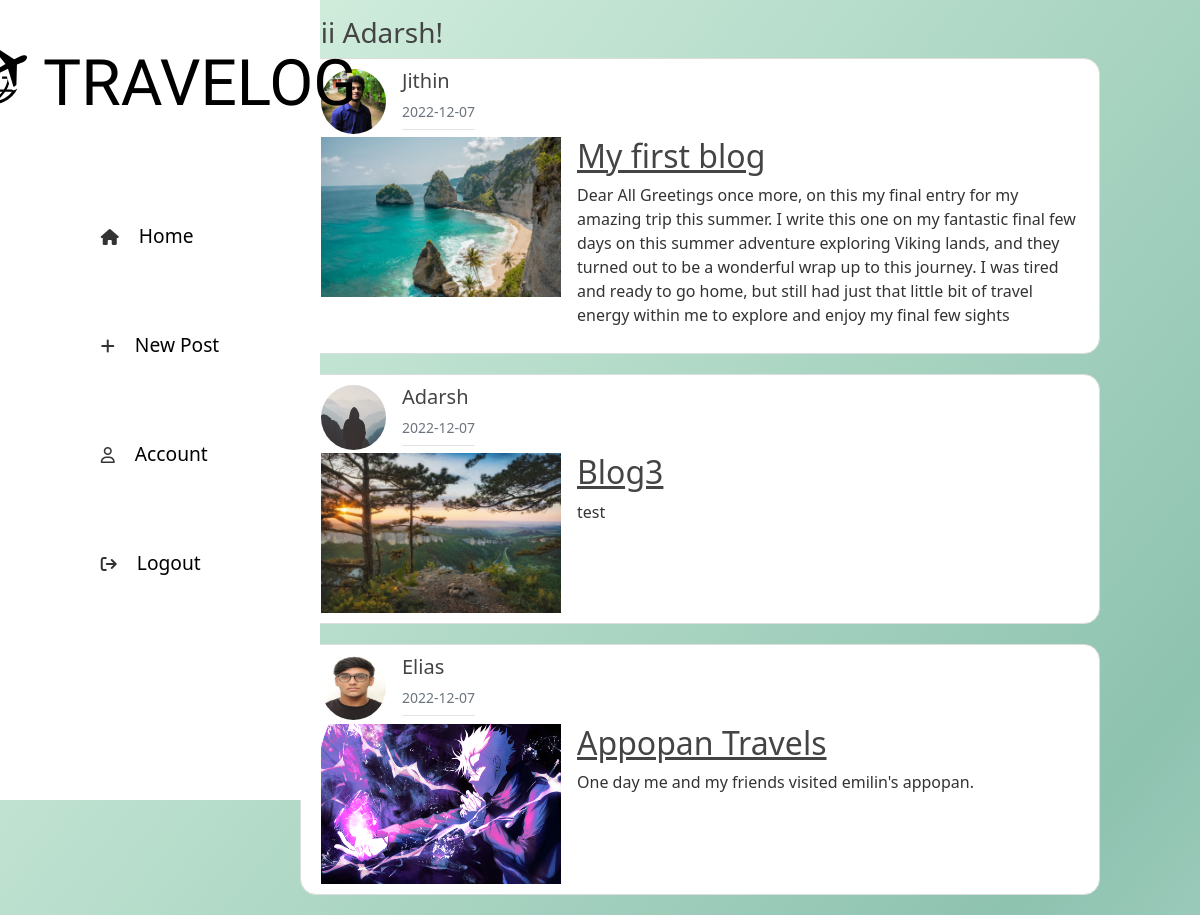
The page /dashboard (signed in) on the database its author committed.
### app/models.py (models this page shows, shortened)
class User(db.Model, UserMixin):
    id=db.Column(db.Integer, primary_key=True)
    username = db.Column(db.String(20), nullable=False)
    email = db.Column(db.String(120), unique=True, nullable=True)
    image_file = db.Column(db.String(20), nullable=False, default='default.jpg')
    password = db.Column(db.String(80), nullable=False)
    posts = db.relationship('Post', backref='author', lazy=True)

class Post(db.Model):
    id = db.Column(db.Integer, primary_key=True)
    title = db.Column(db.String(100), nullable=False)
    date_posted = db.Column(db.DateTime, nullable=False, default=datetime.utcnow)
    content = db.Column(db.Text, nullable=False)
    user_id = db.Column(db.Integer, db.ForeignKey('user.id'), nullable=False)
    blog_image = db.Column(db.String(20), nullable=False, default='default-blog.png')

### app/routes.py (the view)
@app.route('/dashboard', methods=['GET', 'POST'])
@login_required
def dashboard():
    posts=Post.query.all()
    return render_template("dashboard.html", posts=posts)

### app/routes.py (called while the page is built)
@login_manager.user_loader
def load_user(user_id):
    return User.query.get(int(user_id))

### app/templates/dashboard.html
{% extends "layout.html" %}
{% block content %}
<h3>Hii {{current_user.username}}!</h3>
{% for post in posts %}
<article class="media content-section">
    <div style="display: flex; flex-direction: row; margin-bottom: 0.2rem;">
        <img class="rounded-circle article-img" src="{{ url_for('static', filename='profile-pics/' + post.author.image_file) }}"/>
        <div class="article-metadata">
            <h5 class="mr-2">{{ post.author.username }}</h5>
            <small class="text-muted">{{ post.date_posted.strftime('%Y-%m-%d') }}</small>
        </div>
    </div>
    <div class="media-body">
        <div class="article-content">
            <img src="../static/blog-pics/{{ post.blog_image }}" style="height: 10rem; width: 15rem" />
            <div style="display: flex; flex-direction: column">
                <h2><a class="article-title" href="{{ url_for('post', post_id = post.id) }}">{{ post.title }}</a></h2>
                <p class="article-content">{{ post.content }}</p>
            </div>
        </div>
    </div>
</article>
{% endfor %}
{% endblock content %}

### app/static/main.css (style rules this page uses)
body { background: linear-gradient(129deg, #def5e5, #8ec3b0, #ffffff); background-size: 180% 180%; min-height: 100vh; animation: gradient-animation 12s ease infinite; background-repeat: no-repeat; color: #333333; margin-top: 1rem; }
h1, h2, h3, h4, h5, h6 { color: #444444; }
.content-section { background: #ffffff; padding: 10px 20px; border: 1px solid #dddddd; border-radius: 3px; margin-bottom: 20px; border-radius: 1rem; width: 50rem; }
.article-title { color: #444444; }
.article-content { white-space: pre-line; }
.article-img { height: 65px; width: 65px; margin-right: 16px; }
.article-metadata { display: flex; flex-direction: column; padding-bottom: 1px; margin-bottom: 4px; border-bottom: 1px solid #e3e3e3 }
.article-content { display: flex; gap: 1rem; }

### rows shown on the page
User: username "Adarsh"
Post: image_file (picture), author.username "Jithin", date_posted "2022-12-07", blog_image (picture), title "My first blog", content "Dear All Greetings once more, on this my final entry for my amazing trip this summer. I write this one on my fantastic final few days on this summer adventure exploring Viking lands, and they turned out to be a wonderful wrap up to this journey. I was tired and ready to go home, but still had just that little bit of travel energy within me to explore and enjoy my final few sights"
Post: image_file (placeholder picture), author.username "Adarsh", date_posted "2022-12-07", blog_image (picture), title "Blog3", content "test"
Post: image_file (picture), author.username "Elias", date_posted "2022-12-07", blog_image (picture), title "Appopan Travels", content "One day me and my friends visited emilin's appopan."
